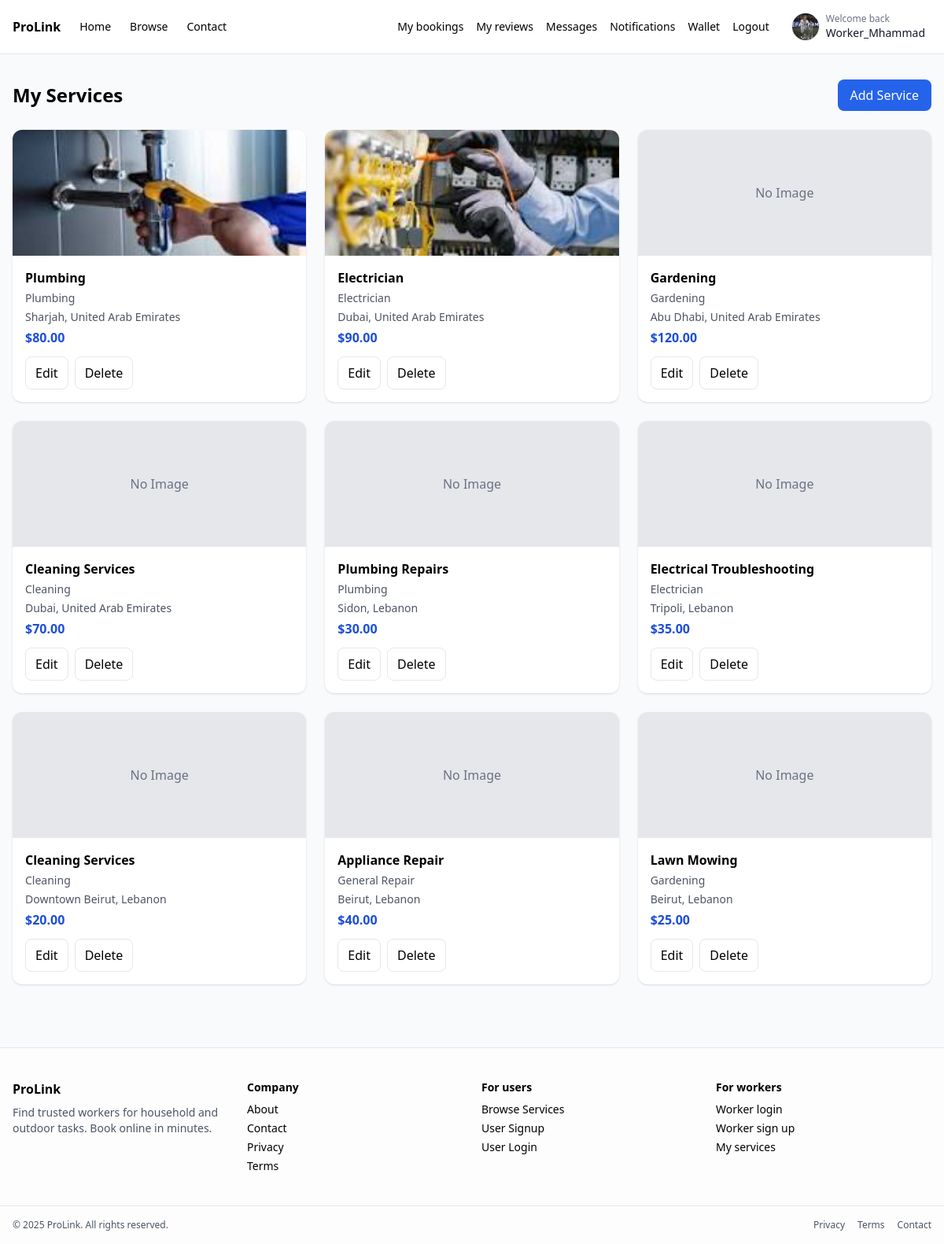
Page /worker/services.php (signed in) on the committed database.
### tables this page shows
CREATE TABLE `workers` (
  `worker_id` int(11) NOT NULL,
  `full_name` varchar(100) NOT NULL,
  `email` varchar(100) NOT NULL,
  `password` varchar(255) NOT NULL,
  `phone` varchar(20) DEFAULT NULL,
  `skill_category` varchar(100) DEFAULT NULL,
  `hourly_rate` decimal(10,2) DEFAULT NULL,
  `bio` text DEFAULT NULL,
  `rating` float DEFAULT 0,
  `created_at` timestamp NOT NULL DEFAULT current_timestamp(),
  `status` enum('active','inactive') DEFAULT 'active',
  `profile_image` varchar(255) DEFAULT NULL
);

CREATE TABLE `services` (
  `service_id` int(11) NOT NULL,
  `worker_id` int(11) NOT NULL,
  `title` varchar(150) NOT NULL,
  `description` text NOT NULL,
  `category` varchar(100) NOT NULL,
  `price` decimal(10,2) NOT NULL,
  `location` varchar(150) DEFAULT NULL,
  `status` enum('active','inactive') DEFAULT 'active',
  `created_at` timestamp NOT NULL DEFAULT current_timestamp()
);

### worker/services.php (the view, shortened to what this page needs)
<?php
$worker_id = (int)$_SESSION['worker_id'];
$st = $conn->prepare("
    SELECT service_id, title, category, price, location,
           (SELECT si.file_path FROM service_images si WHERE si.service_id = s.service_id ORDER BY si.image_id ASC LIMIT 1) AS image_path
    FROM services s
    WHERE worker_id = ?
    ORDER BY service_id DESC
");
$st->bind_param('i', $worker_id);
$st->execute();
$res = $st->get_result();
$rows = [];
while ($r = $res->fetch_assoc()) { $rows[] = $r; }
function h($s){ return htmlspecialchars($s ?? '', ENT_QUOTES, 'UTF-8'); }
?>
<!DOCTYPE html>
<html lang="en">
<head>
  <script src="https://cdn.tailwindcss.com"></script>
</head>
<body class="bg-gray-50 min-h-screen">
  <?php include dirname(__DIR__) . '/partials/navbar.php'; ?>
  <div class="max-w-7xl mx-auto px-4 py-8">
    <div class="flex items-center justify-between mb-6">
      <h1 class="text-2xl font-bold">My Services</h1>
      <a href="<?= $baseUrl ?>/worker/add-service.php" class="bg-blue-600 text-white rounded-lg px-4 py-2">Add Service</a>
    </div>
    <?php if (empty($rows)): ?>
      <div class="bg-white border rounded-xl p-6 text-gray-600">You have not added any services yet.</div>
    <?php else: ?>
      <div class="grid grid-cols-1 md:grid-cols-2 lg:grid-cols-3 gap-6">
        <?php foreach ($rows as $s): ?>
          <div class="bg-white rounded-xl shadow overflow-hidden flex flex-col">
            <?php if (!empty($s['image_path'])): ?>
              <img src="<?= h($s['image_path']) ?>" class="w-full h-40 object-cover" alt="">
            <?php else: ?>
              <div class="w-full h-40 bg-gray-200 flex items-center justify-center text-gray-500">No Image</div>
            <?php endif; ?>
            <div class="p-4 flex-1 flex flex-col">
              <h3 class="font-semibold mb-1"><?= h($s['title']) ?></h3>
              <div class="text-sm text-gray-600 mb-1"><?= h($s['category']) ?></div>
              <div class="text-sm text-gray-600 mb-1"><?= h($s['location']) ?></div>
              <div class="text-blue-700 font-bold mb-3">$<?= number_format((float)$s['price'], 2) ?></div>
              <div class="mt-auto flex gap-2">
                <a class="px-3 py-2 rounded-lg border" href="<?= $baseUrl ?>/worker/edit-service.php?id=<?= (int)$s['service_id'] ?>">Edit</a>
                <form method="post" action="<?= $baseUrl ?>/worker/delete-service.php" onsubmit="return confirm('Delete this service (and related bookings/images)?')">
                  <button class="px-3 py-2 rounded-lg border bg-white hover:bg-gray-50" type="submit">Delete</button>
                </form>
              </div>
            </div>
          </div>
        <?php endforeach; ?>
      </div>
    <?php endif; ?>
  </div>
  <?php include dirname(__DIR__) . '/partials/footer.php'; ?>
</body>
</html>

### partials/navbar.php (shortened to what this page needs)
<?php
$root = dirname(__DIR__);
$baseUrl = defined('BASE_URL') ? rtrim((string)BASE_URL, '/') : '/Prolink';
if (!function_exists('initials_from_name')) {
  function initials_from_name(string $name): string {
    $name = trim(str_replace('_', ' ', $name));
    $parts = preg_split('/\s+/', $name);
    $ini = '';
    foreach ($parts as $p) {
      $p = trim($p);
      $ini .= function_exists('mb_substr') ? mb_strtoupper(mb_substr($p, 0, 1)) : strtoupper(substr($p, 0, 1));
      $len = function_exists('mb_strlen') ? mb_strlen($ini) : strlen($ini);
      if ($len >= 2) break;
    }
    return $ini !== '' ? $ini : 'U';
  }
}
if (!function_exists('prolink_profile_image_from_db')) {
  function prolink_profile_image_from_db(?string $relPath, string $baseUrl, string $root): ?string {
    $relPath = trim((string)$relPath);
    $relPath = ltrim($relPath, '/');
    $fs = $root . '/' . $relPath;
    return $baseUrl . '/' . $relPath . '?v=' . @filemtime($fs);
  }
}
?>
<nav class="bg-white border-b">
  <div class="max-w-7xl mx-auto px-4 py-3 flex items-center justify-between">
    <div class="flex items-center gap-6">
      <a href="<?= h($baseUrl) ?>/" class="font-bold">ProLink</a>
      <a href="<?= h($baseUrl) ?>/" class="text-sm">Home</a>
      <a href="<?= h($baseUrl) ?>/browse.php" class="text-sm">Browse</a>
      <a href="<?= h($baseUrl) ?>/pages/contact.php" class="text-sm">Contact</a>
    </div>
    <div class="flex items-center gap-4">
      <?php if (!empty($_SESSION['user_id'])): ?>
        <?php
          $uid = (int)$_SESSION['user_id'];
          $displayName = 'User';
          $profileImageRel = null;
          $hasImgCol = (function_exists('col_exists') && isset($conn) && ($conn instanceof mysqli))
            ? col_exists($conn, 'users', 'profile_image')
            : false;
          if (isset($conn) && ($conn instanceof mysqli)) {
            if ($hasImgCol) {
              $st = @$conn->prepare('SELECT full_name, profile_image FROM users WHERE user_id=? LIMIT 1');
            } else {
              $st = @$conn->prepare('SELECT full_name FROM users WHERE user_id=? LIMIT 1');
            }
            if ($st) {
              @$st->bind_param('i', $uid);
              @$st->execute();
              $res = @$st->get_result();
              $row = $res ? $res->fetch_assoc() : null;
              if (!empty($row['full_name'])) $displayName = (string)$row['full_name'];
              if ($hasImgCol && !empty($row['profile_image'])) $profileImageRel = (string)$row['profile_image'];
              @$st->close();
            }
          }
          $imgUrl = prolink_profile_image_from_db($profileImageRel, $baseUrl, $root);
          if (!$imgUrl) {
            $imgUrl = prolink_profile_image_legacy('user', $uid, $baseUrl, $root);
          }
          $initials = initials_from_name($displayName);
        ?>
        <a class="text-sm" href="<?= h($baseUrl) ?>/user/my-bookings.php">My bookings</a>
        <a class="text-sm" href="<?= h($baseUrl) ?>/user/user-messages.php">Messages</a>
        <a class="text-sm" href="<?= h($baseUrl) ?>/user/notifications.php">Notifications</a>
        <a class="text-sm" href="<?= h($baseUrl) ?>/user/wallet.php">Wallet</a>
        <a class="text-sm" href="<?= h($baseUrl) ?>/user/my-reviews.php">My reviews</a>
        <a class="text-sm" href="<?= h($baseUrl) ?>/auth/logout.php">Logout</a>
        <a href="<?= h($baseUrl) ?>/user/profile.php"
           class="flex items-center gap-2 ml-1 px-2 py-1 rounded-full hover:bg-gray-50"
           title="Edit profile">
          <?php if (!empty($imgUrl)): ?>
            <img src="<?= h($imgUrl) ?>" alt="Profile" class="w-9 h-9 rounded-full object-cover border" />
          <?php else: ?>
            <div class="w-9 h-9 rounded-full bg-blue-600 text-white flex items-center justify-center text-xs font-semibold">
              <?= h($initials) ?>
            </div>
          <?php endif; ?>
          <div class="hidden md:block leading-tight">
            <div class="text-xs text-gray-500">Welcome back</div>
            <div class="text-sm font-medium text-gray-900 max-w-[180px] truncate"><?= h($displayName) ?></div>
          </div>
        </a>
      <?php elseif (!empty($_SESSION['worker_id'])): ?>
        <?php
          $wid = (int)$_SESSION['worker_id'];
          $displayName = $_SESSION['worker_name'] ?? 'Worker';
          $profileImageRel = null;
          $hasImgCol = (function_exists('col_exists') && isset($conn) && ($conn instanceof mysqli))
            ? col_exists($conn, 'workers', 'profile_image')
            : false;
          if (isset($conn) && ($conn instanceof mysqli)) {
            if ($hasImgCol) {
              $st = @$conn->prepare('SELECT full_name, profile_image FROM workers WHERE worker_id=? LIMIT 1');
            } else {
              $st = @$conn->prepare('SELECT full_name FROM workers WHERE worker_id=? LIMIT 1');
            }
            if ($st) {
              @$st->bind_param('i', $wid);
              @$st->execute();
              $res = @$st->get_result();
              $row = $res ? $res->fetch_assoc() : null;
              if (!empty($row['full_name'])) $displayName = (string)$row['full_name'];
              if ($hasImgCol && !empty($row['profile_image'])) $profileImageRel = (string)$row['profile_image'];
            }
          }
          $imgUrl = prolink_profile_image_from_db($profileImageRel, $baseUrl, $root);
          $initials = initials_from_name((string)$displayName);
        ?>
        <a class="text-sm" href="<?= h($baseUrl) ?>/worker/bookings.php">My bookings</a>
        <a class="text-sm" href="<?= h($baseUrl) ?>/worker/reviews.php">My reviews</a>
        <a class="text-sm" href="<?= h($baseUrl) ?>/worker/messages.php">Messages</a>
        <a class="text-sm" href="<?= h($baseUrl) ?>/worker/notifications.php">Notifications</a>
        <a class="text-sm" href="<?= h($baseUrl) ?>/worker/wallet.php">Wallet</a>
        <a class="text-sm" href="<?= h($baseUrl) ?>/auth/logout.php">Logout</a>
        <a href="<?= h($baseUrl) ?>/worker/profile.php"
           class="flex items-center gap-2 ml-1 px-2 py-1 rounded-full hover:bg-gray-50"
           title="Edit profile">
          <?php if (!empty($imgUrl)): ?>
            <img src="<?= h($imgUrl) ?>" alt="Profile" class="w-9 h-9 rounded-full object-cover border" />
          <?php else: ?>
            <div class="w-9 h-9 rounded-full bg-blue-600 text-white flex items-center justify-center text-xs font-semibold">
              <?= h($initials) ?>
            </div>
          <?php endif; ?>
          <div class="hidden md:block leading-tight">
            <div class="text-xs text-gray-500">Welcome back</div>
            <div class="text-sm font-medium text-gray-900 max-w-[180px] truncate"><?= h((string)$displayName) ?></div>
          </div>
        </a>
      <?php elseif (!empty($_SESSION['admin_id'])): ?>
        <a class="text-sm" href="<?= h($baseUrl) ?>/admin/view-notifications.php">Notifications</a>
        <a class="text-sm" href="<?= h($baseUrl) ?>/auth/logout.php">Logout</a>
      <?php else: ?>
        <a class="text-sm" href="<?= h($baseUrl) ?>/auth/login.php">Login</a>
        <a class="text-sm bg-blue-600 text-white px-3 py-1 rounded" href="<?= h($baseUrl) ?>/auth/register.php">Sign up</a>
      <?php endif; ?>
    </div>
  </div>
</nav>

### rows in the picture
workers: profile_image (picture), full_name "Worker_Mhammad"
services: shows a picture, title "Plumbing", category "Plumbing", location "Sharjah, United Arab Emirates", price "80.00"
services: shows a picture, title "Electrician", category "Electrician", location "Dubai, United Arab Emirates", price "90.00"
services: shows "No Image", title "Gardening", category "Gardening", location "Abu Dhabi, United Arab Emirates", price "120.00"
services: shows "No Image", title "Cleaning Services", category "Cleaning", location "Dubai, United Arab Emirates", price "70.00"
services: shows "No Image", title "Plumbing Repairs", category "Plumbing", location "Sidon, Lebanon", price "30.00"
services: shows "No Image", title "Electrical Troubleshooting", category "Electrician", location "Tripoli, Lebanon", price "35.00"
services: shows "No Image", title "Cleaning Services", category "Cleaning", location "Downtown Beirut, Lebanon", price "20.00"
services: shows "No Image", title "Appliance Repair", category "General Repair", location "Beirut, Lebanon", price "40.00"
services: shows "No Image", title "Lawn Mowing", category "Gardening", location "Beirut, Lebanon", price "25.00"
